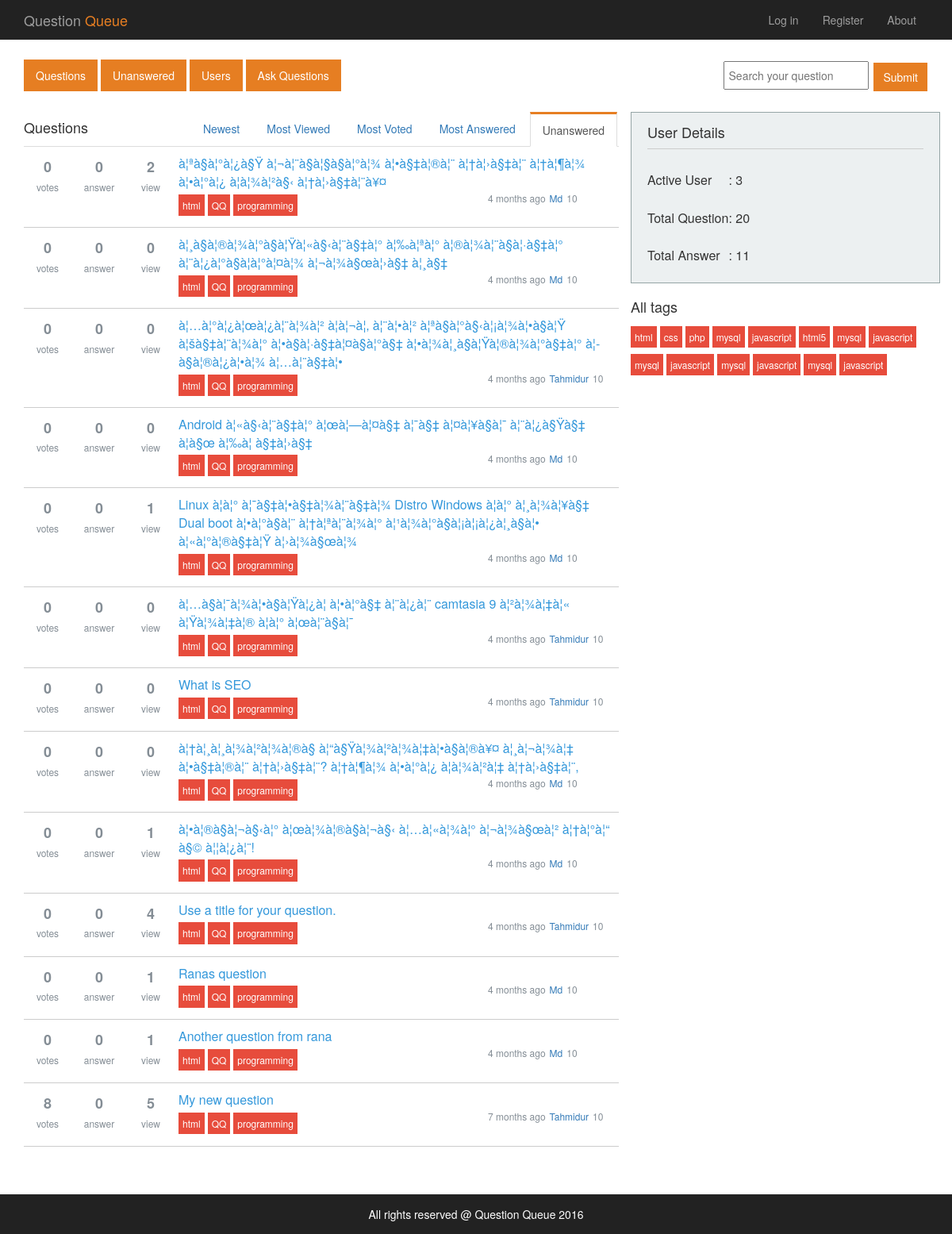
/unanswered.php, run on the app's committed database.
### tables this page shows
CREATE TABLE `tbl_question` (
  `id` int(10) NOT NULL,
  `question_title` varchar(255) NOT NULL,
  `question_body` text NOT NULL,
  `user_id` int(10) NOT NULL,
  `vote` int(10) NOT NULL DEFAULT '0',
  `view` int(10) NOT NULL DEFAULT '0',
  `comment` int(10) NOT NULL DEFAULT '0',
  `datetime` datetime NOT NULL DEFAULT CURRENT_TIMESTAMP
);

CREATE TABLE `tbl_users` (
  `id` int(10) NOT NULL,
  `name` varchar(255) NOT NULL,
  `email` varchar(255) NOT NULL,
  `password` varchar(255) NOT NULL,
  `registration_date` datetime NOT NULL DEFAULT CURRENT_TIMESTAMP,
  `prof_pic` varchar(255) NOT NULL,
  `country` varchar(255) NOT NULL,
  `reputation` int(10) NOT NULL DEFAULT '10',
  `username` varchar(255) NOT NULL DEFAULT 'Not Set',
  `about` text NOT NULL,
  `dob` varchar(255) NOT NULL DEFAULT 'Not Set',
  `status` tinyint(4) NOT NULL DEFAULT '0',
  `no_of_ques` int(11) NOT NULL,
  `no_of_ans` int(11) NOT NULL,
  `role` tinyint(4) NOT NULL DEFAULT '0'
);

### lib/Database.php (called while the page is built, shortened)
<?php
Class Database{
	public $host   = DB_HOST;
	public $user   = DB_USER;
	public $pass   = DB_PASS;
	public $dbname = DB_NAME;
	public $link;
	private function connectDB(){
		$this->link = new mysqli($this->host, $this->user, $this->pass, $this->dbname);
 	}
	public function select($query){
		$result = $this->link->query($query) or die($this->link->error.__LINE__);
		if($result->num_rows > 0){
			return $result;
		} else {
			return false;
		}
	}
}

### helpers/Helper.php (called while the page is built, shortened)
<?php
class Helper {
	public function nameModify($data){
		$str = "";
		for($i = 0; $i!= strlen($data) ; $i++){
			$str .= $data[$i];
			if($data[$i] == " ")
				break;
			else
				continue;
		}
		return $str;
	}
	public function convertDateToTime($datetime, $full = false){
		$now = new DateTime;
		$ago = new DateTime($datetime);
		$diff = $now->diff($ago);
		$diff->w = floor($diff->d / 7);
		$diff->d -= $diff->w * 7;
		$string = array(
		    'y' => 'year',
		    'm' => 'month',
		    'w' => 'week',
		    'd' => 'day',
		    'h' => 'hour',
		    'i' => 'minute',
		    's' => 'second',
		);
		foreach ($string as $k => &$v) {
		    if ($diff->$k) {
		        $v = $diff->$k . ' ' . $v . ($diff->$k > 1 ? 's' : '');
		    } else {
		        unset($string[$k]);
		    }
		}
		if (!$full) $string = array_slice($string, 0, 1);
		return $string ? implode(', ', $string) . ' ago' : 'just now';
	}
}
?>

### unanswered.php (the view, shortened to what this page needs)
<?php include 'includes/header.php'; ?>
<?php include 'includes/menu.php'; ?>
    <div class="main-content-area">
        <div class="container">
            <div class="row">
                <div class="col-xs-8 col-sm-8 col-md-8 col-lg-8">
                    <div class="content-area">
                        <div role="tabpanel">
                            <div class="question">
                                <h3>Questions</h3>
                            </div>
                            <ul class="nav nav-tabs" role="tablist">
                                <li role="presentation" class="active">
                                    <a href="#unanswered" aria-controls="home" role="tab" data-toggle="tab">Unanswered</a>
                                </li>
                                <li role="presentation">
                                    <a href="#mostAnswered" aria-controls="tab" role="tab" data-toggle="tab">Most Answered</a>
                                </li>
                                <li role="presentation">
                                    <a href="#mostVoted" aria-controls="tab" role="tab" data-toggle="tab">Most Voted</a>
                                </li>
                                <li role="presentation">
                                    <a href="#mostViewed" aria-controls="tab" role="tab" data-toggle="tab">Most Viewed</a>
                                </li>
                                <li role="presentation">
                                    <a href="#newest" aria-controls="tab" role="tab" data-toggle="tab">Newest</a>
                                </li>
                            </ul>
                            <div class="tab-content">
                                <div role="tabpanel" class="tab-pane active" id="unanswered">
                                    <?php include 'includes/unanswered.php'; ?>
                                </div>
                            </div>
                        </div>
                    </div>
                </div>
                <?php include 'includes/right_sidebar.php'; ?>
            </div>
        </div>
    </div>
<?php include 'includes/footer.php'; ?>

### includes/unanswered.php
<?php
    $query = "SELECT tbl_question.id AS q_id, question_title, question_body, vote, view, comment,
              datetime, tbl_users.name AS us_name, reputation FROM tbl_question
              INNER JOIN tbl_users
              ON tbl_users.id
              WHERE tbl_users.id = tbl_question.user_id AND tbl_question.comment = 0
              ORDER BY tbl_question.id DESC";
    $res = $db->select($query);
    if($res):
        while($post_new = mysqli_fetch_assoc($res)):
?>
<div class="tab-row">
    <div class="row">
        <div class="col-md-1 col-lg-1 col-sm-1 col-xs-1">
            <div class="vote sec text-center">
                <h4><?php echo $post_new['vote']; ?></h4>
                <p>votes</p>
            </div>
        </div>
        <div class="col-md-1 col-lg-1 col-sm-1 col-xs-1">
            <div class="answer sec text-center">
                <h4><?php echo $post_new['comment']; ?></h4>
                <p>answer</p>
            </div>
        </div>
        <div class="col-md-1 col-lg-1 col-sm-1 col-xs-1">
            <div class="view sec text-center">
                <h4><?php echo $post_new['view']; ?></h4>
                <p>view</p>
            </div>
        </div>
        <div class="col-md-9 col-lg-9 col-sm-9 col-xs-9">
            <div class="question-section">
                <div class="row">
                    <div class="col-md-12">
                        <a href="singlePost.php?postid=<?php echo $post_new['q_id']; ?>" class="main-question"><?php echo $post_new['question_title']; ?></a>
                    </div>
                </div>
                <div class="row">
                    <div class="col-md-8">
                        <div class="tags">
                            <a href="html" class="custom-tag">html</a><a href="" class="custom-tag">QQ</a><a href="" class="custom-tag">programming</a>
                        </div>
                    </div>
                    <div class="col-md-4">
                        <div class="user-details">
                            <p style="float: left;"><?php echo $hlp->convertDateToTime($post_new['datetime']); ?></p>
                            <a href=""><?php echo $hlp->nameModify($post_new['us_name']); ?></a>
                            <p><?php echo $post_new['reputation']; ?></p>
                        </div>
                    </div>
                </div>
            </div>
        </div>
    </div>
</div>
    <?php endwhile; ?>
<?php endif; ?>

### css/main.css (style rules this page uses)
html { color: #222; font-size: 1em; line-height: 1.4; }
a { text-decoration: none; }
.nav-tabs>li>a { border-radius: 0; }
.nav-tabs>li.active>a, .nav-tabs>li.active>a:focus, .nav-tabs>li.active>a:hover { border-top: 3px solid #E67E22; }
.question { float: left; margin-top: 10px; }
.question h3 { margin: 0; padding: 0; font-size: 18px; }
.nav-tabs li { float: right; }

### data on the page
tbl_question: vote "0", comment "0", view "2", question_title "à¦ªà§à¦°à¦¿à§Ÿ à¦¬à¦¨à§à¦§à§à¦°à¦¾ à¦•à§‡à¦®à¦¨ à¦†à¦›à§‡à¦¨ à¦†à¦¶à¦¾ à¦•à¦°à¦¿ à¦­à¦¾à¦²à§‹ à¦†à¦›à§‡à¦¨à¥¤", datetime "4 months ago", user.name "Md", user.reputation "10"
tbl_question: vote "0", comment "0", view "0", question_title "à¦¸à§à¦®à¦¾à¦°à§à¦Ÿà¦«à§‹à¦¨à§‡à¦° à¦‰à¦ªà¦° à¦®à¦¾à¦¨à§à¦·à§‡à¦° à¦¨à¦¿à¦°à§à¦­à¦°à¦¤à¦¾ à¦¬à¦¾à§œà¦›à§‡ à¦¸à§‡", datetime "4 months ago", user.name "Md", user.reputation "10"
tbl_question: vote "0", comment "0", view "0", question_title "à¦…à¦°à¦¿à¦œà¦¿à¦¨à¦¾à¦² à¦à¦¬à¦‚ à¦¨à¦•à¦² à¦ªà§à¦°à§‹à¦¡à¦¾à¦•à§à¦Ÿ à¦šà§‡à¦¨à¦¾à¦° à¦•à§à¦·à§‡à¦¤à§à¦°à§‡ à¦•à¦¾à¦¸à§à¦Ÿà¦®à¦¾à¦°à§‡à¦° à¦­à§à¦®à¦¿à¦•à¦¾ à¦…à¦¨à§‡à¦•", datetime "4 months ago", user.name "Tahmidur", user.reputation "10"
